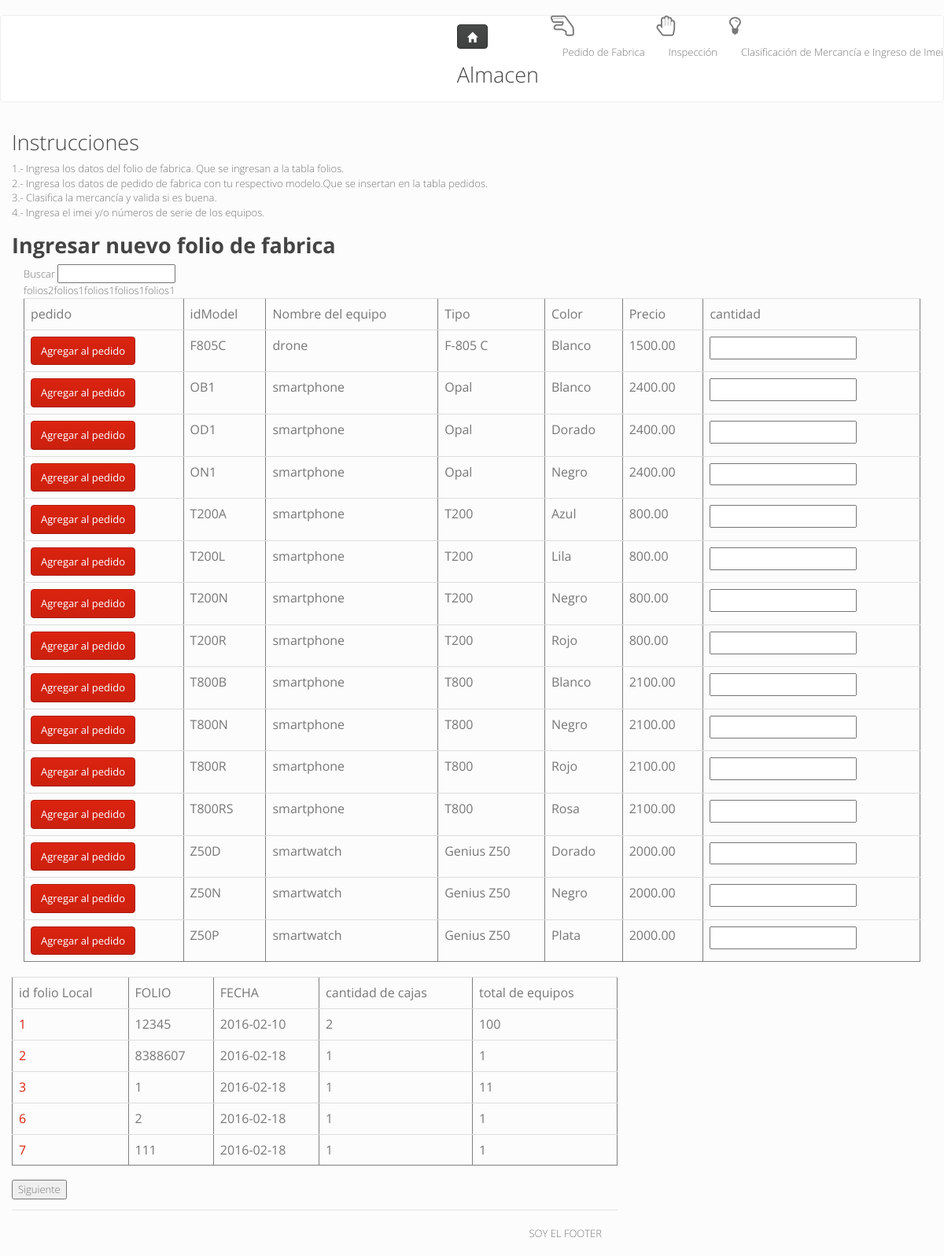
Before: /vistas/almacen/pedidos2.php with the older database file.
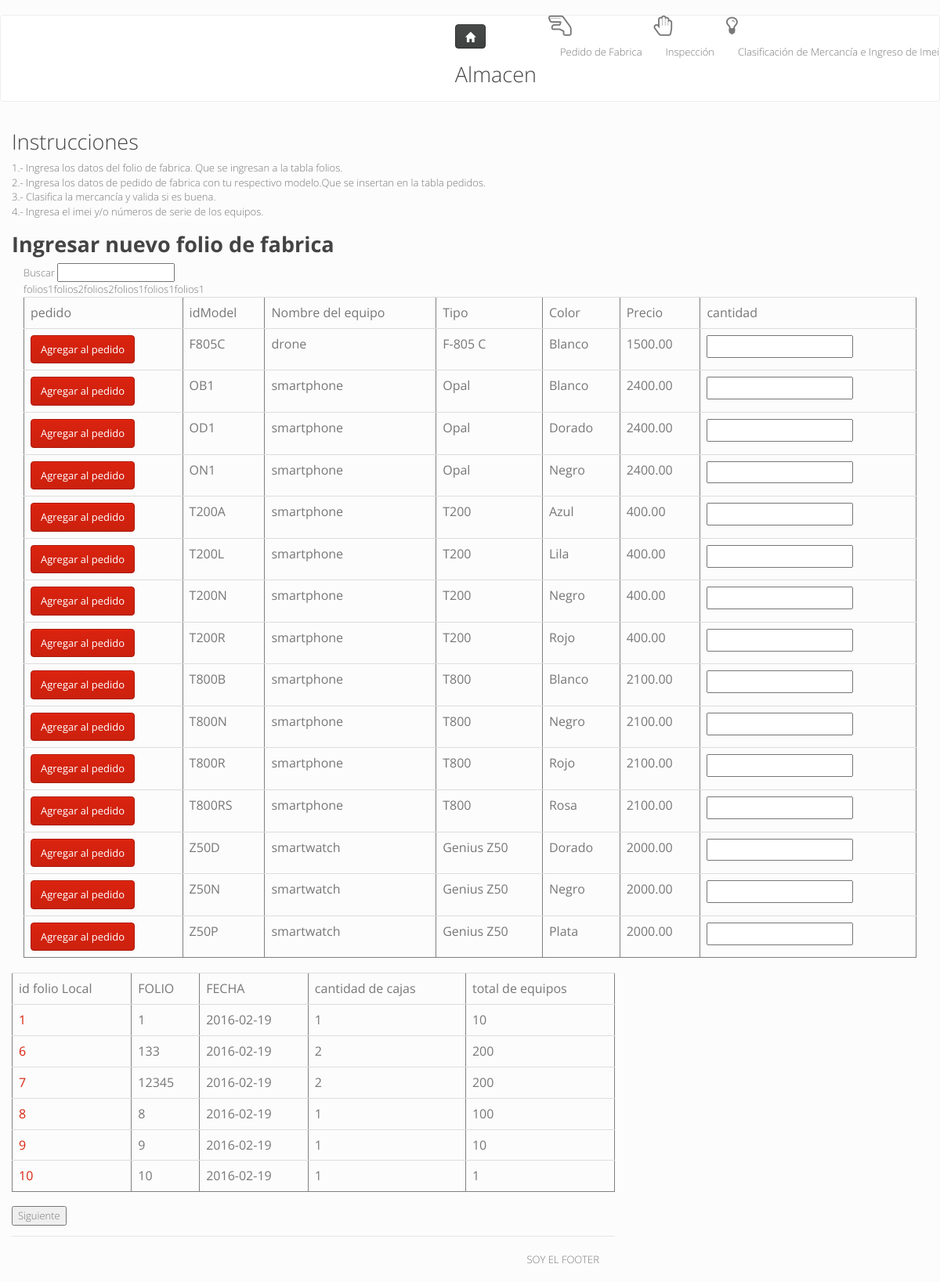
After: the same page with the newer database file.
### tables this page shows
CREATE TABLE `modelos` (
  `idmodel` varchar(100) NOT NULL,
  `tipo` enum('smartphone','smartwatch','tablet','drone') DEFAULT NULL,
  `nombre` varchar(100) DEFAULT NULL,
  `color` varchar(50) DEFAULT NULL,
  `precio` double(10,2) NOT NULL
);

CREATE TABLE `folios` (
  `id` mediumint(9) NOT NULL,
  `folio_de_fabrica` mediumint(9) NOT NULL,
  `fecha` date DEFAULT NULL,
  `cantidad_de_cajas` int(8) NOT NULL,
  `total_de_equipos` int(8) NOT NULL
);

### vistas/almacen/pedidos2.php (the view, shortened to what this page needs)
<?php
$a = localtime();
$a[4] += 1;
$a[5] += 1900;
$fecha = "$a[5]-$a[4]-$a[3]"; echo "<br>";;
include('headAlmacen.php');
include '../PHP/conexion2.php';
$result4 = mysqli_query($enlace_sib3,"SELECT * from folios");
?>
<body>
<?php
  include 'navEntrada.php';
  $result = mysqli_query($enlace_sib3, "SELECT idmodel,tipo,nombre,color,precio FROM modelos");
?>
  <div class="col-md-8">
      <article>
      <h2>Instrucciones</h2>
      <p>
        1.- Ingresa los datos del folio de fabrica. Que se ingresan a la tabla folios.<br>
        2.- Ingresa los datos de pedido de fabrica con tu respectivo modelo.Que se insertan en la tabla pedidos.
        <br>
        3.- Clasifica la mercancía y valida si es buena.<br>
        4.- Ingresa el imei y/o números de serie de los equipos. <br>
      </p>
    </article>
  <details>
      <summary><h2><strong>Ingresar nuevo folio de fabrica</strong></h2></summary>
    </details>
    <div class="container">
  Buscar <input type="text" id="bus" name="bus" onkeyup="loadXMLDoc()" required />
<?php
$numCaja =  "SELECT cantidad_de_cajas from folios";
$result_folio = mysqli_query($enlace_sib3,$numCaja);
while ($folios = mysqli_fetch_array($result_folio))
{
  echo "folios".$folios[0];
}
echo " <form action='../ctrl/armarPedido.php' method='POST'>";
echo "<table class='table' border = '1'> \n";
echo "<tr><td>pedido</td><td>idModel</td><td>Nombre del equipo</td><td>Tipo</td> <td>Color</td><td>Precio</td>
<td>cantidad</td></tr> \n";
while ($row = mysqli_fetch_array($result ))
{
  echo "<tr><td>
        <input type='hidden' name='numCaja' value='".$folios[0]."'/>
        <input type='hidden' name='idModel' value='".$row[0]."'/>
        <input type='hidden' name='tipo' value='".$row[1]."'/>
        <input type='hidden' name='nombre' value='".$row[2]."'/>
        <input type='hidden' name='fecha' value='".$fecha."'/>
<button type='submit' class='btn btn-primary'>Agregar al pedido</button>
</td><td><a name='ancla".$row[0]."'></a>".$row[0]."</td><td>".utf8_encode($row[1])."</td><td>".utf8_encode($row[2])."</td><td>".$row[3]."</td><td>".$row[4]."</td><td><input type='text' name='cantidad' ></td></tr> \n";
}
echo "</table> \n";
echo "</form>";
?>
</div>
  <div class="col-md-12">
  </div>
    <?php
      echo "<form action='pedidos.php' method='get' >";
      echo "<table class='table' border='1'>";
      echo "<tr><td>id folio Local</td><td>FOLIO</td><td>FECHA</td><td>cantidad de cajas</td><td>total de equipos</td></tr>";
      while ($row_folios = mysqli_fetch_array($result4))
      {
        echo "<tr>
        <td><a href='pedidos.php'> ".$row_folios[0]."</a></td>
        <td id='folioFabrica'>".$row_folios[1]."</td>
        <td>".$row_folios[2]."</td><td>".$row_folios[3]."</td><td>".$row_folios[4]."</td>
        </tr>";
      }
      echo "</table>";
      echo "<input type='submit' name='entrada' value='Siguiente'>";
      echo "</form>";
      include "../PHP/footer.php";
    ?>
  </body>
  </html>

Changed rows visible on the page:
removed folios: id "2", folio_de_fabrica "8388607", fecha "2016-02-18", cantidad_de_cajas "1", total_de_equipos "1"
removed folios: id "3", folio_de_fabrica "1", fecha "2016-02-18", cantidad_de_cajas "1", total_de_equipos "11"
changed modelos "Azul": precio "800.00" → "400.00"
changed modelos "Lila": precio "800.00" → "400.00"
changed modelos "T200N": precio "800.00" → "400.00"
changed modelos "T200R": precio "800.00" → "400.00"
changed folios id 1: folio_de_fabrica "12345" → "1"; fecha "2016-02-10" → "2016-02-19"; cantidad_de_cajas "2" → "1"; total_de_equipos "100" → "10"
changed folios id 6: folio_de_fabrica "2" → "133"; fecha "2016-02-18" → "2016-02-19"; cantidad_de_cajas "1" → "2"; total_de_equipos "1" → "200"
changed folios id 7: folio_de_fabrica "111" → "12345"; fecha "2016-02-18" → "2016-02-19"; cantidad_de_cajas "1" → "2"; total_de_equipos "1" → "200"
added folios: id "8", folio_de_fabrica "8", fecha "2016-02-19", cantidad_de_cajas "1", total_de_equipos "100"
added folios: id "9", folio_de_fabrica "9", fecha "2016-02-19", cantidad_de_cajas "1", total_de_equipos "10"
added folios: id "10", folio_de_fabrica "10", fecha "2016-02-19", cantidad_de_cajas "1", total_de_equipos "1"
Other visible differences:
new list line: "folios 2"
